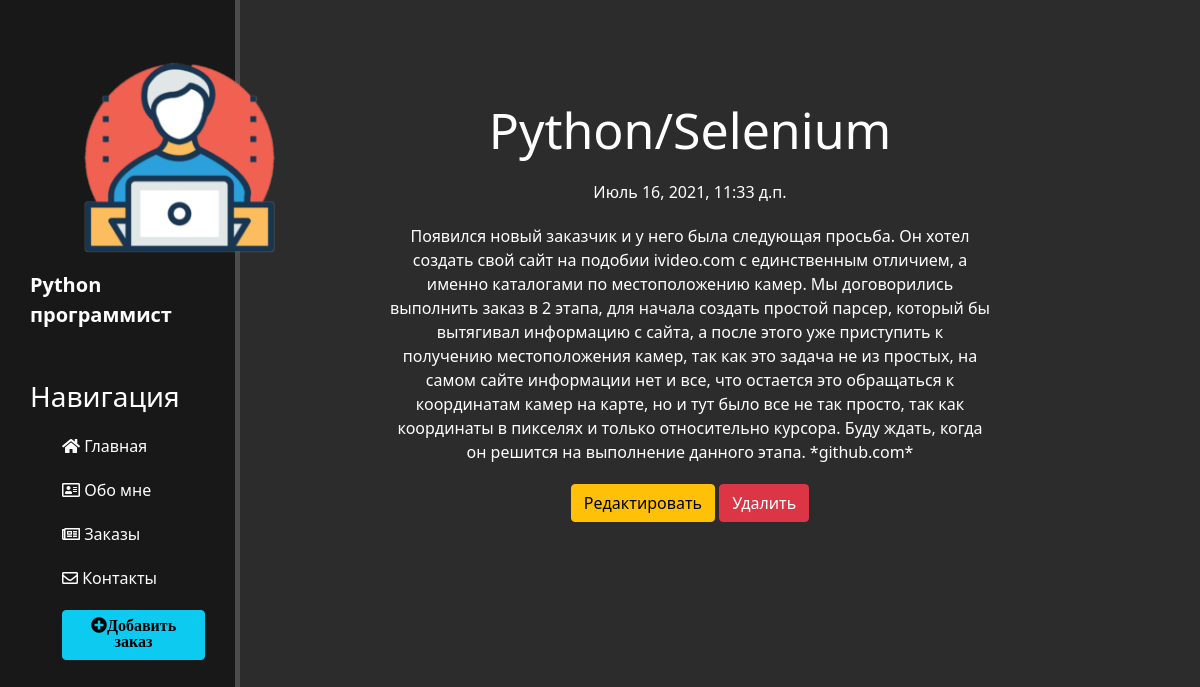
The page /news/2 on the database its author committed.
### news/models.py (models this page shows, shortened)
class Articles(models.Model):
    title = models.CharField('Название', max_length=50)
    anons = models.CharField('Анонс', max_length=250)
    full_text = models.TextField('Статья')
    date = models.DateTimeField('Дата')
    class Meta:
        verbose_name = 'Новость'
        verbose_name_plural = 'Новости'

### news/views.py (the view)
# urls.py: path('<int:pk>', views.NewsDetailView.as_view(), name='news-detail'),
class NewsDetailView(DetailView):
    model = Articles
    template_name = 'news/details_view.html'
    context_object_name = 'article'

### news/templates/news/details_view.html (shortened to what this page needs)
{% extends 'main/layout.html' %}
{% block content %}
    <div class="features">
        <h1>{{article.title}}</h1>
        <p>{{article.date}}</p>
        <p>{{article.full_text}}</p>
        <a href="{% url 'news-update' article.id %}" class="btn btn-warning">Редактировать</a>
        <a href="{% url 'news-delete' article.id %}" class="btn btn-danger">Удалить</a>
    </div>
{% endblock content %}

### main/static/main/css/main.css (style rules this page uses)
body { background: #2c2c2c; }
a { text-decoration:none; }
main .features { float: left; color: #fff; margin-top: 100px; text-align: center; width: 75%; }
main .features h1 { font-size: 50px; }
main .features p { max-width: 600px; margin: 20px auto; }

### rows shown on the page
Articles: title "Python/Selenium", date "Июль 16, 2021, 11:33 д.п.", full_text "Появился новый заказчик и у него была следующая просьба. Он хотел создать свой сайт на подобии ivideo.com с единственным отличием, а именно каталогами по местоположению камер. Мы договорились выполнить заказ в 2 этапа, для начала создать простой парсер, который бы вытягивал информацию с сайта, а после этого уже приступить к получению местоположения камер, так как это задача не из простых, на самом сайте информации нет и все, что остается это обращаться к координатам камер на карте, но и тут было все не так просто, так как координаты в пикселях и только относительно курсора. Буду ждать, когда он решится на выполнение данного этапа. *github.com*"
